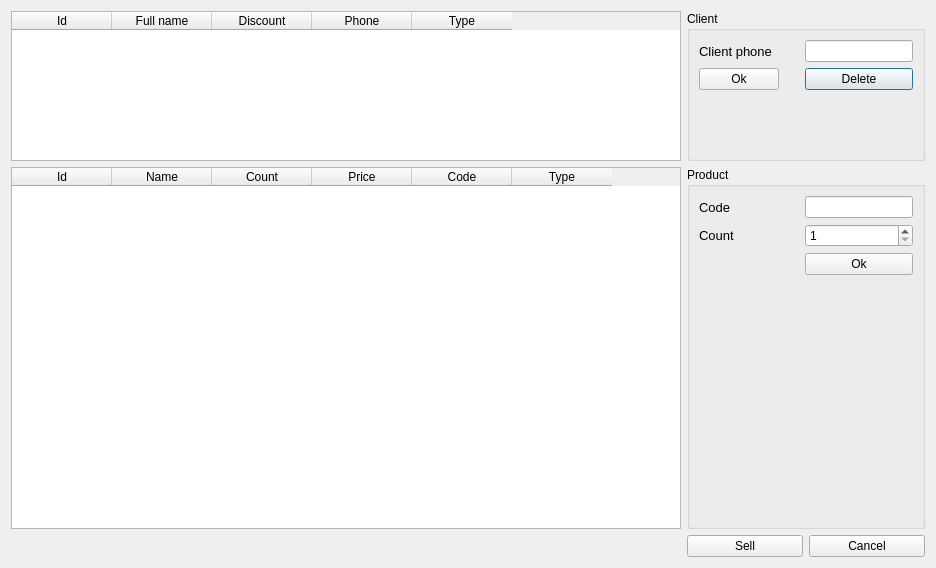
<?xml version="1.0" encoding="UTF-8"?>
<ui version="4.0">
 <class>CashRegister</class>
 <widget class="QDialog" name="CashRegister">
  <property name="geometry">
   <rect>
    <x>0</x>
    <y>0</y>
    <width>936</width>
    <height>568</height>
   </rect>
  </property>
  <property name="windowTitle">
   <string>Dialog</string>
  </property>
  <layout class="QGridLayout" name="gridLayout">
   <item row="0" column="0">
    <widget class="QTableWidget" name="tableWidget">
     <property name="maximumSize">
      <size>
       <width>16777215</width>
       <height>150</height>
      </size>
     </property>
     <property name="horizontalScrollBarPolicy">
      <enum>Qt::ScrollBarAsNeeded</enum>
     </property>
     <property name="selectionMode">
      <enum>QAbstractItemView::SingleSelection</enum>
     </property>
     <property name="selectionBehavior">
      <enum>QAbstractItemView::SelectRows</enum>
     </property>
     <property name="textElideMode">
      <enum>Qt::ElideLeft</enum>
     </property>
     <attribute name="horizontalHeaderCascadingSectionResizes">
      <bool>false</bool>
     </attribute>
     <column>
      <property name="text">
       <string>Id</string>
      </property>
     </column>
     <column>
      <property name="text">
       <string>Full name</string>
      </property>
     </column>
     <column>
      <property name="text">
       <string>Discount</string>
      </property>
     </column>
     <column>
      <property name="text">
       <string>Phone</string>
      </property>
     </column>
     <column>
      <property name="text">
       <string>Type</string>
      </property>
     </column>
    </widget>
   </item>
   <item row="0" column="1" colspan="2">
    <widget class="QGroupBox" name="groupBox">
     <property name="maximumSize">
      <size>
       <width>300</width>
       <height>150</height>
      </size>
     </property>
     <property name="title">
      <string>Client</string>
     </property>
     <layout class="QFormLayout" name="formLayout">
      <item row="1" column="1">
       <widget class="QLineEdit" name="lineEdit"/>
      </item>
      <item row="1" column="0">
       <widget class="QLabel" name="label">
        <property name="minimumSize">
         <size>
          <width>100</width>
          <height>0</height>
         </size>
        </property>
        <property name="font">
         <font>
          <pointsize>10</pointsize>
         </font>
        </property>
        <property name="text">
         <string>Client phone</string>
        </property>
       </widget>
      </item>
      <item row="2" column="1">
       <widget class="QPushButton" name="pushButton_5">
        <property name="text">
         <string>Delete</string>
        </property>
       </widget>
      </item>
      <item row="2" column="0">
       <widget class="QPushButton" name="pushButton">
        <property name="text">
         <string>Ok</string>
        </property>
       </widget>
      </item>
     </layout>
    </widget>
   </item>
   <item row="1" column="0">
    <widget class="QTableWidget" name="tableWidget_2">
     <property name="horizontalScrollBarPolicy">
      <enum>Qt::ScrollBarAsNeeded</enum>
     </property>
     <property name="selectionMode">
      <enum>QAbstractItemView::SingleSelection</enum>
     </property>
     <property name="selectionBehavior">
      <enum>QAbstractItemView::SelectRows</enum>
     </property>
     <property name="textElideMode">
      <enum>Qt::ElideLeft</enum>
     </property>
     <attribute name="horizontalHeaderCascadingSectionResizes">
      <bool>false</bool>
     </attribute>
     <column>
      <property name="text">
       <string>Id</string>
      </property>
     </column>
     <column>
      <property name="text">
       <string>Name</string>
      </property>
     </column>
     <column>
      <property name="text">
       <string>Count</string>
      </property>
     </column>
     <column>
      <property name="text">
       <string>Price</string>
      </property>
     </column>
     <column>
      <property name="text">
       <string>Code</string>
      </property>
     </column>
     <column>
      <property name="text">
       <string>Type</string>
      </property>
     </column>
    </widget>
   </item>
   <item row="1" column="1" colspan="2">
    <widget class="QGroupBox" name="groupBox_2">
     <property name="maximumSize">
      <size>
       <width>300</width>
       <height>16777215</height>
      </size>
     </property>
     <property name="title">
      <string>Product</string>
     </property>
     <layout class="QFormLayout" name="formLayout_2">
      <item row="0" column="0">
       <widget class="QLabel" name="label_2">
        <property name="minimumSize">
         <size>
          <width>100</width>
          <height>0</height>
         </size>
        </property>
        <property name="font">
         <font>
          <pointsize>10</pointsize>
         </font>
        </property>
        <property name="text">
         <string>Code</string>
        </property>
       </widget>
      </item>
      <item row="0" column="1">
       <widget class="QLineEdit" name="lineEdit_2"/>
      </item>
      <item row="1" column="0">
       <widget class="QLabel" name="label_3">
        <property name="minimumSize">
         <size>
          <width>100</width>
          <height>0</height>
         </size>
        </property>
        <property name="font">
         <font>
          <pointsize>10</pointsize>
         </font>
        </property>
        <property name="text">
         <string>Count</string>
        </property>
       </widget>
      </item>
      <item row="1" column="1">
       <widget class="QSpinBox" name="spinBox">
        <property name="minimum">
         <number>1</number>
        </property>
        <property name="maximum">
         <number>1000</number>
        </property>
       </widget>
      </item>
      <item row="2" column="1">
       <widget class="QPushButton" name="pushButton_2">
        <property name="text">
         <string>Ok</string>
        </property>
       </widget>
      </item>
     </layout>
    </widget>
   </item>
   <item row="2" column="1">
    <widget class="QPushButton" name="pushButton_3">
     <property name="text">
      <string>Sell</string>
     </property>
    </widget>
   </item>
   <item row="2" column="2">
    <widget class="QPushButton" name="pushButton_4">
     <property name="text">
      <string>Cancel</string>
     </property>
    </widget>
   </item>
  </layout>
 </widget>
 <resources/>
 <connections/>
</ui>
